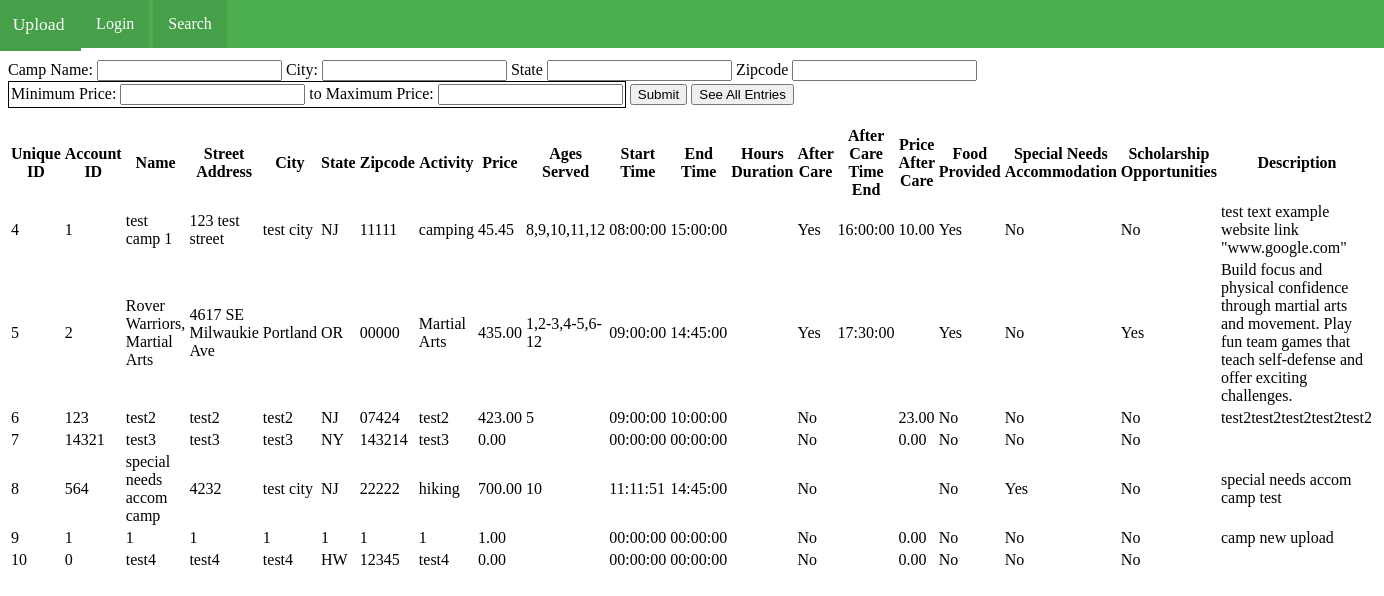
The app's page /testfile.php, older data.
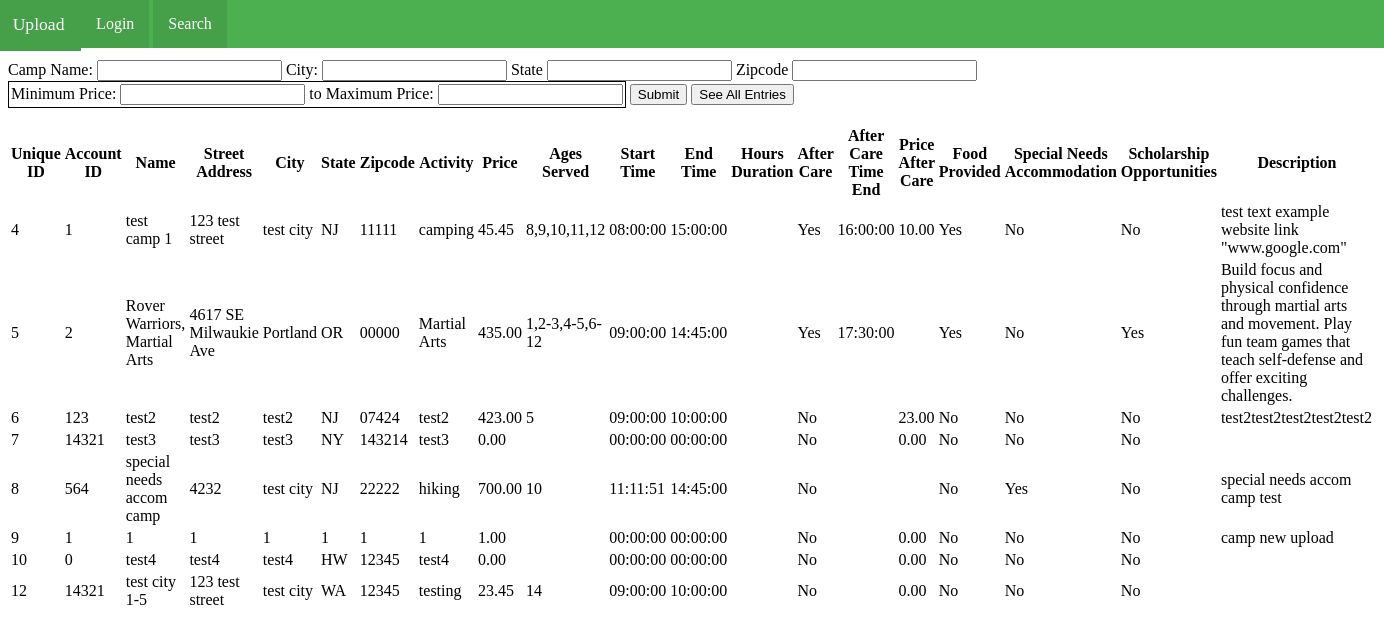
The same page, newer data.
### tables this page shows
CREATE TABLE `camp_info` (
  `camp_id` int(11) NOT NULL,
  `account_id` int(11) NOT NULL,
  `name` varchar(255) DEFAULT NULL,
  `street_address` varchar(255) DEFAULT NULL,
  `city` varchar(255) DEFAULT NULL,
  `state` char(2) DEFAULT NULL,
  `zipcode` varchar(12) DEFAULT NULL,
  `activity` varchar(255) DEFAULT NULL,
  `price` decimal(10,2) DEFAULT NULL,
  `ages_served` varchar(100) DEFAULT NULL,
  `start_time` time DEFAULT NULL,
  `end_time` time DEFAULT NULL,
  `hours_duration` tinyint(4) DEFAULT NULL,
  `after_care` tinyint(1) DEFAULT NULL,
  `after_care_time_end` time DEFAULT NULL,
  `price_after_care` decimal(10,2) DEFAULT NULL,
  `food_provided` tinyint(1) DEFAULT NULL,
  `special_needs_accom` tinyint(1) DEFAULT NULL,
  `scholarship_opps` tinyint(1) DEFAULT NULL,
  `description` text NOT NULL,
  `upload_time` timestamp NOT NULL DEFAULT current_timestamp(),
  `camp_start_date` date DEFAULT NULL,
  `camp_end_date` date DEFAULT NULL,
  `camp_fill_date` date DEFAULT NULL,
  `camp_days_of_week` char(7) DEFAULT NULL,
  `camp_visible` tinyint(1) NOT NULL DEFAULT 1,
  `website_link` varchar(255) DEFAULT NULL
);

### testfile.php (the view)
<?php
include "./databaseInit.php";
include "./header.php";
function yesNoDisplay($rowVar){
    return $rowVar ? 'Yes' : 'No';
}
function displaySearchResult($row){
        echo "<tr>";
        echo "<td>" . $row["camp_id"] . "</td>";
        echo "<td>" . $row["account_id"] . "</td>";
        echo "<td>" . $row["name"] . "</td>";
        echo "<td>" . $row["street_address"] . "</td>";
        echo "<td>" . $row["city"] . "</td>";
        echo "<td>" . $row["state"] . "</td>";
        echo "<td>" . $row["zipcode"] . "</td>";
        echo "<td>" . $row["activity"] . "</td>";
        echo "<td>" . $row["price"] . "</td>";
        echo "<td>" . $row["ages_served"] . "</td>";
        echo "<td>" . $row["start_time"] . "</td>";
        echo "<td>" . $row["end_time"] . "</td>";
        echo "<td>" . $row["hours_duration"] . "</td>";
        echo "<td>" . yesNoDisplay($row["after_care"]) . "</td>";
        echo "<td>" . $row["after_care_time_end"] . "</td>";
        echo "<td>" . $row["price_after_care"] . "</td>";
        echo "<td>" . yesNoDisplay($row["food_provided"]) . "</td>";
        echo "<td>" . yesNoDisplay($row["special_needs_accom"]) . "</td>";
        echo "<td>" . yesNoDisplay($row["scholarship_opps"]) . "</td>";
        echo "<td>" . $row["description"] . "</td>";
        echo "</tr>";
}
?>
<html>
<div class="page-content">
    <form action="testfile.php" method="GET">
        <label for="name">Camp Name:</label>
        <input type="text" id="name" name="name">
        <label for="city">City:</label>
        <input type="text" id="city" name="city">
        <label for="State">State</label>
        <input type="text" id="state" name="state">
        <label for="Zipcode">Zipcode</label>
        <input type="text" id="zipcode" name="zipcode">
            <div style="padding: 2px; border: 1px solid black; display: inline-block;">
                <label for="minPrice">Minimum Price:</label>
                <input type="number" id="minPrice" name="minPrice" min="0" step="0.01"> to
                <label for="maxPrice">Maximum Price:</label>
                <input type="number" id="maxPrice" name="maxPrice" min="0" step="0.01">
            </div>
        <input type="submit" value="Submit" name="search">
        <input type="submit" value="See All Entries" name="seeAll">
    </form>
  </div>
<div>
  <table>
    <tr><th>Unique ID</th>
    <th>Account ID</th>
    <th>Name</th>
    <th>Street Address</th>
    <th>City</th>
    <th>State</th>
    <th>Zipcode</th>
    <th>Activity</th>
    <th>Price</th>
    <th>Ages Served</th>
    <th>Start Time</th>
    <th>End Time</th>
    <th>Hours Duration</th>
    <th>After Care</th>
    <th>After Care Time End</th>
    <th>Price After Care</th>
    <th>Food Provided</th>
    <th>Special Needs Accommodation</th>
    <th>Scholarship Opportunities</th>
    <th>Description</th></tr>
<?php
if(isset($_GET["search"])){
    $name_to_search = $_GET["name"];
    $state_to_search = $_GET["state"];
    $city_to_search = $_GET["city"];
    $zipcode_to_search = $_GET["zipcode"];
    $minPrice = $_GET['minPrice'];
    $maxPrice = $_GET['maxPrice'];
    $stmt = $mysqli->prepare("SELECT * FROM camp_info WHERE name LIKE ?");
    $name_to_search = '%'.$name_to_search.'%';
    $stmt->bind_param("s",$name_to_search);
    $stmt->execute();
    $result=$stmt->get_result();
        while($row=$result->fetch_assoc()){
            displaySearchResult($row);
        }
    }else{
      $results=$mysqli->query("SELECT * FROM camp_info");
      if($results->num_rows>0){
        while($row=$results->fetch_assoc()){
          displaySearchResult($row);
        }
      }else{
        echo 'no listings found contact administrator';
      }
    }
?>
</table>
</div>
</html>

Row changes from the older to the newer data that the page shows:
added camp_info: camp_id "12", account "14321", name "test city 1-5", street_address "123 test street", city "test city", state "WA", zipcode "12345", activity "testing", price "23.45", ages_served "14", start_time "09:00:00", end_time "10:00:00", after_care "No", price_after_care "0.00", food_provided "No", special_needs_accom "No", scholarship_opps "No"
